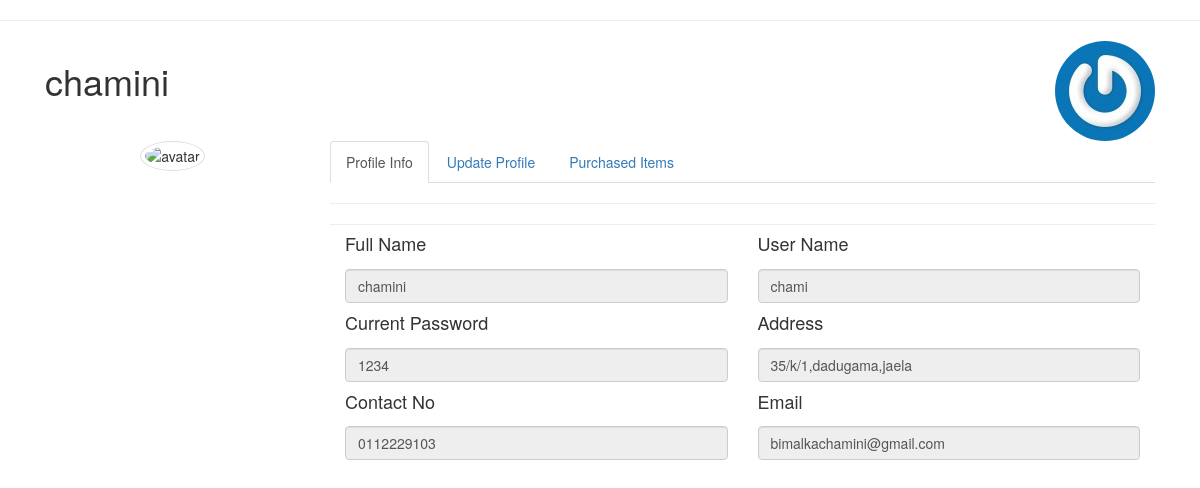
Page /customer_profile.php (signed in) on the committed database.
### tables this page shows
CREATE TABLE `user` (
  `iduser` int(11) NOT NULL,
  `full_name` varchar(255) DEFAULT NULL,
  `User_name` varchar(45) NOT NULL,
  `Password` varchar(45) NOT NULL,
  `Address` varchar(45) NOT NULL,
  `Contact_no` varchar(45) NOT NULL,
  `email` varchar(45) NOT NULL,
  `image` varchar(255) DEFAULT NULL
);

### customer_profile.php (the view, shortened to what this page needs)
<link href="//maxcdn.bootstrapcdn.com/bootstrap/4.0.0/css/bootstrap.min.css" rel="stylesheet" id="bootstrap-css">
<head>
  <link rel="stylesheet" href="https://maxcdn.bootstrapcdn.com/bootstrap/3.3.7/css/bootstrap.min.css">
</head>
  <?php include("includes/DB.php") ?>
  <?php session_start();
  $session_id= 0;
  if (isset($_SESSION['iduser'])) {
    $session_id= $_SESSION['iduser'];
  }
  $full_name = "";
  $user_name = "";
  $password = "";
  $address = "";
  $con_no = "";
  $email = "";
  $result = mysqli_query($conn, "SELECT * FROM user WHERE iduser = '$session_id' ");
  while ($row = mysqli_fetch_array($result)) {
    $full_name = $row['full_name'];
    $user_name = $row['User_name'];
    $password = $row['Password'];
    $address = $row['Address'];
    $con_no = $row['Contact_no'];
    $email = $row['email'];
      }
    ?>
<hr>
<div class="container bootstrap snippet">
    <div class="row">
  		<div class="col-sm-10"><h1><?php echo $full_name; ?></h1></div>
    	<div class="col-sm-2"><a href="includes/logout.php" class="pull-right"><img title="Log Out" class="img-circle img-responsive" src="images/home/logout.jpg"></a></div>
    </div>
    <div class="row">
  		<div class="col-sm-3">
      <div class="text-center">
        <img src="http://ssl.gstatic.com/accounts/ui/avatar_2x.png" class="avatar img-circle img-thumbnail" alt="avatar">
    </div></hr><br>
        </div>
    	<div class="col-sm-9">
            <ul class="nav nav-tabs">
                <li class="active"><a data-toggle="tab" href="#home">Profile Info</a></li>
                <li><a data-toggle="tab" href="#update">Update Profile</a></li>
				        <li><a data-toggle="tab" href="#puchased">Purchased Items</a></li>
              </ul>
          <div class="tab-content">
            <div class="tab-pane active" id="home">
                <hr>
                  <form class="form" action="##" method="post" id="registrationForm">
                      <div class="form-group">
                          <div class="col-xs-6">
                              <label for="first_name"><h4>Full Name</h4></label>
                              <input type="text" class="form-control" name="full_name" id="first_name" value="<?php echo "$full_name"; ?>" placeholder="Full Name" title="enter your first name if any." disabled>
                          </div>
                      </div>
                      <div class="form-group">
                          <div class="col-xs-6">
                            <label for="last_name"><h4>User Name</h4></label>
                              <input type="text" class="form-control" name="user_name" id="last_name" value="<?php echo "$user_name"; ?>" placeholder="User Name" title="enter your last name if any." disabled>
                          </div>
                      </div>
                      <div class="form-group">
                          <div class="col-xs-6">
                              <label for="phone"><h4>Current Password</h4></label>
                              <input type="text" class="form-control" name="phone" id="phone" value="<?php echo "$password"; ?>" placeholder="enter phone" title="enter your phone number if any." disabled>
                          </div>
                      </div>
                      <div class="form-group">
                          <div class="col-xs-6">
                             <label for="mobile"><h4>Address</h4></label>
                              <input type="text" class="form-control" name="mobile" id="mobile" value="<?php echo "$address"; ?>" placeholder="enter mobile number" title="enter your mobile number if any." disabled>
                          </div>
                      </div>
                      <div class="form-group">
                          <div class="col-xs-6">
                              <label for="email"><h4>Contact No</h4></label>
                              <input type="email" class="form-control" name="email" id="email" value="<?php echo "$con_no"; ?>" placeholder="you@email.com" title="enter your email." disabled>
                          </div>
                      </div>
                     <div class="form-group">
                          <div class="col-xs-6">
                              <label for="email"><h4>Email</h4></label>
                              <input type="email" class="form-control" id="location" value="<?php echo "$email"; ?>" placeholder="somewhere" title="enter a location" disabled>
                          </div>
                      </div>
                    </form>
              <hr>
             </div>
              </div>
          </div>
        </div>
    </div>

### rows in the picture
user: full_name "chamini", user_name "chami", phone "1234", mobile "35/k/1,dadugama,jaela", email "0112229103", email "bimalkachamini@gmail.com"
